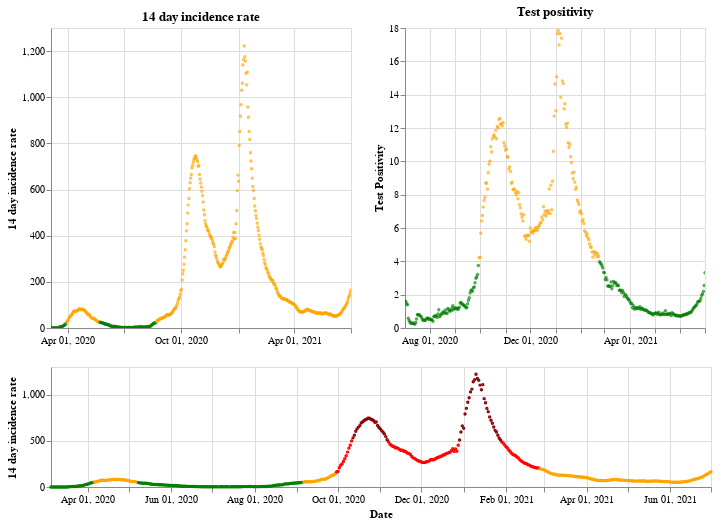

Here is the notebook cell this chart was saved with:
### Markdown cell above
## Northern Ireland

### Code cell
plot_traffic_light('Northern Ireland')

### Figure 1 — Vega-Lite specification as saved in the notebook (floating-point values rounded to 4 significant figures; data arrays with more than 128 entries replaced by an {"elided": "..."} marker saying what was removed)
{"config": {"view": {"continuousWidth": 400, "continuousHeight": 300}}, "vconcat": [{"hconcat": [{"mark": {"type": "point", "size": 2}, "encoding": {"color": {"condition": {"value": "green", "test": "(datum.twoWeeklyCasesRate <= 25)"}, "value": "orange"}, "tooltip": [{"type": "nominal", "field": "areaName"}, {"type": "temporal", "field": "date"}, {"type": "quantitative", "field": "twoWeeklyCasesRate"}, {"type": "quantitative", "field": "testPositivity"}], "x": {"type": "temporal", "axis": {"title": ""}, "field": "date", "scale": {"domain": {"selection": "DateBrush"}}, "timeUnit": "yearmonthdate"}, "y": {"type": "quantitative", "axis": {"title": "14 day incidence rate"}, "field": "twoWeeklyCasesRate"}}, "title": "14 day incidence rate", "width": 300}, {"mark": {"type": "point", "size": 2}, "encoding": {"color": {"condition": {"value": "green", "test": "(datum.testPositivity <= 4)"}, "value": "orange"}, "tooltip": [{"type": "nominal", "field": "areaName"}, {"type": "temporal", "field": "date"}, {"type": "quantitative", "field": "twoWeeklyCasesRate"}, {"type": "quantitative", "field": "testPositivity"}], "x": {"type": "temporal", "axis": {"title": ""}, "field": "date", "scale": {"domain": {"selection": "DateBrush"}}, "timeUnit": "yearmonthdate"}, "y": {"type": "quantitative", "axis": {"title": "Test Positivity"}, "field": "testPositivity"}}, "title": "Test positivity", "width": 300}]}, {"layer": [{"mark": {"type": "point", "size": 2}, "encoding": {"color": {"condition": {"value": "orange", "test": "(((datum.testPositivity < 4) && (datum.twoWeeklyCasesRate >= 50)) && (datum.twoWeeklyCasesRate < 200))"}, "value": "red"}, "opacity": {"condition": {"value": 1, "test": "((datum.twoWeeklyCasesRate >= 50) && (datum.twoWeeklyCasesRate < 500))"}, "value": 0}, "tooltip": [{"type": "nominal", "field": "areaName"}, {"type": "temporal", "field": "date"}, {"type": "quantitative", "field": "twoWeeklyCasesRate"}, {"type": "quantitative", "field": "testPositivity"}], "x": {"type": "temporal", "axis": {"title": "Date"}, "field": "date", "timeUnit": "yearmonthdate"}, "y": {"type": "quantitative", "axis": {"title": "14 day incidence rate"}, "field": "twoWeeklyCasesRate"}}, "selection": {"DateBrush": {"type": "interval", "encodings": ["x"], "fields": ["Time"]}}}, {"mark": {"type": "point", "size": 2}, "encoding": {"color": {"value": "darkred"}, "opacity": {"condition": {"value": 1, "test": "(datum.twoWeeklyCasesRate >= 500)"}, "value": 0}, "tooltip": [{"type": "nominal", "field": "areaName"}, {"type": "temporal", "field": "date"}, {"type": "quantitative", "field": "twoWeeklyCasesRate"}, {"type": "quantitative", "field": "testPositivity"}], "x": {"type": "temporal", "axis": {"title": "Date"}, "field": "date", "timeUnit": "yearmonthdate"}, "y": {"type": "quantitative", "axis": {"title": "14 day incidence rate"}, "field": "twoWeeklyCasesRate"}}}, {"mark": {"type": "point", "size": 2}, "encoding": {"color": {"condition": {"value": "green", "test": "((datum.testPositivity < 4) && (datum.twoWeeklyCasesRate < 50))"}, "value": "orange"}, "opacity": {"condition": {"value": 1, "test": "(datum.twoWeeklyCasesRate < 50)"}, "value": 0}, "tooltip": [{"type": "nominal", "field": "areaName"}, {"type": "temporal", "field": "date"}, {"type": "quantitative", "field": "twoWeeklyCasesRate"}, {"type": "quantitative", "field": "testPositivity"}], "x": {"type": "temporal", "axis": {"title": "Date"}, "field": "date", "timeUnit": "yearmonthdate"}, "y": {"type": "quantitative", "axis": {"title": "14 day incidence rate"}, "field": "twoWeeklyCasesRate"}}}], "height": 120, "width": 660}], "data": {"name": "data-fb056a64994de4ed0e41aa74648dbb48"}, "$schema": "https://vega.github.io/schema/vega-lite/v4.8.1.json", "datasets": {"data-fb056a64994de4ed0e41aa74648dbb48": {"elided": "484 records"}}}
